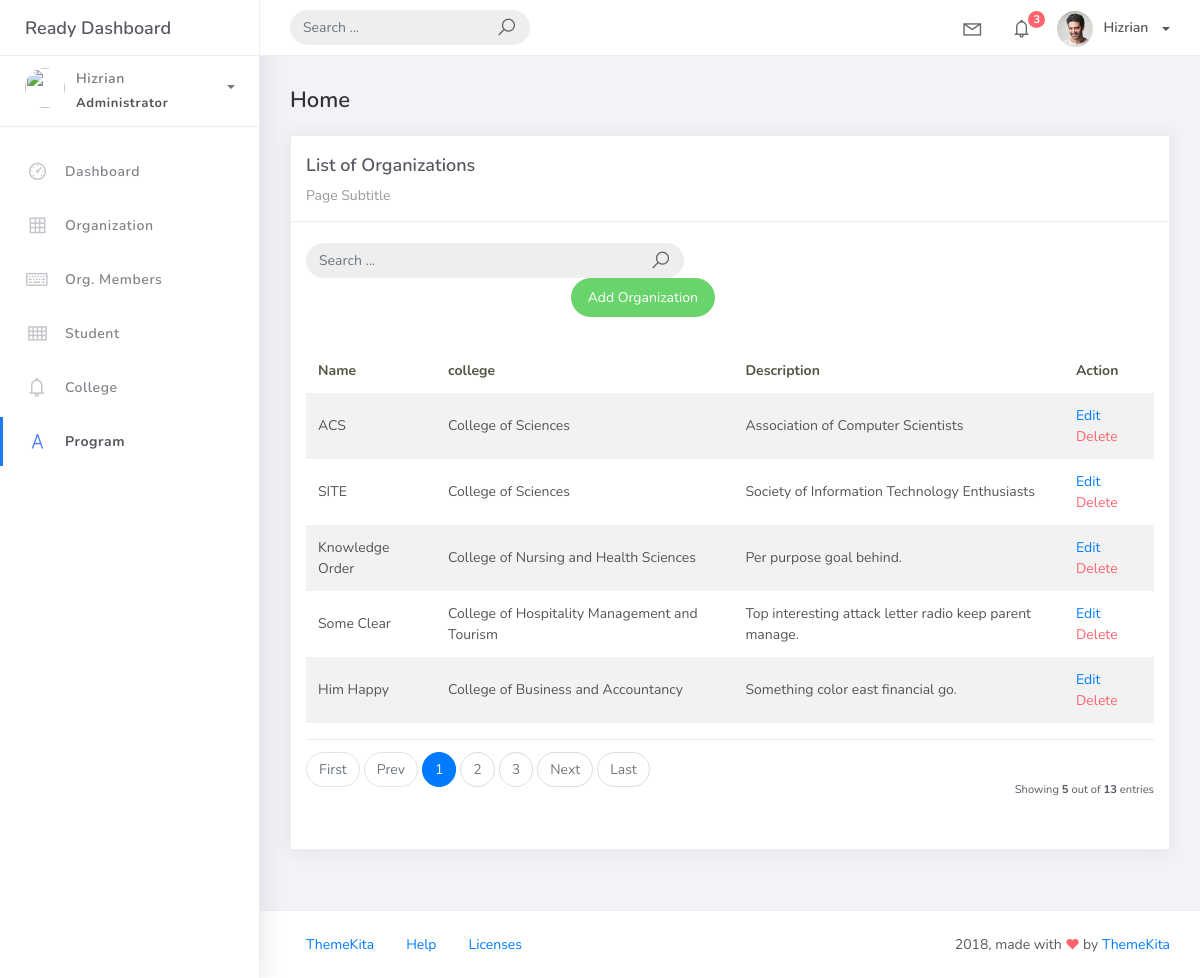
The page /organization_list on the database as committed earlier.
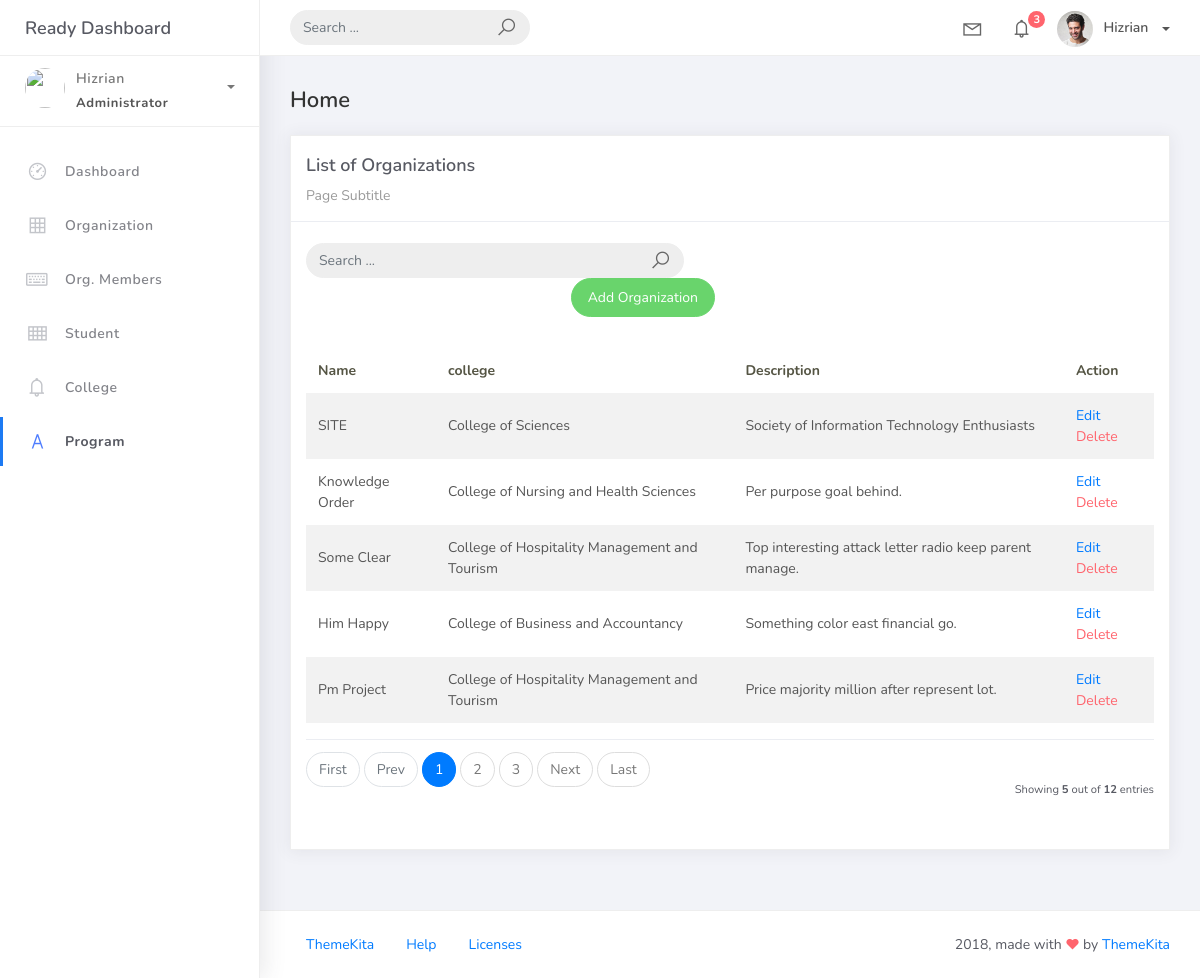
The same page on the database as committed later.
### studentorg/models.py (models this page shows, shortened)
class BaseModel(models. Model):
    created_at = models.DateTimeField(auto_now_add=True, db_index=True)
    updated_at = models.DateTimeField(auto_now=True)
    class Meta:
        abstract = True

class Organization(BaseModel):
    name = models.CharField(max_length=250)
    college = models.ForeignKey(
        College, null=True, blank=True, on_delete=models.CASCADE)
    description = models.CharField(max_length=500)

class College (BaseModel):
    college_name = models.CharField(max_length=150)
    def __str__(self):
        return self.college_name

### studentorg/views.py (the view)
# urls.py: path('organization_list', OrganizationList.as_view(), name='organization-list'),
class OrganizationList(ListView):
    model = Organization
    context_object_name = 'organization'
    template_name = 'org_list.html'
    paginate_by = 5

### templates/org_list.html
{% extends 'base.html' %} {% load static %} {% block content %}
 <div class="content">
   <div class="container-fluid">
     <h4 class="page-title">Home</h4>
     <div class="row">
       <div class="col-md-12">
         <div class="card">
           <div class="card-header">
             <div class="card-title">List of Organizations</div>
             <div class="card-category">Page Subtitle</div>
         </div>
         <br />
                        <div class="col-md-12 row">
                            <div class="col-md-6">
                                <form class="navbar-left navbar-form nav-search mr-md-3" action="{% url 'organization-list' %}">
                                    <div class="input-group">
                                        <input type="text" placeholder="Search ..." class="form-control" name="q" />
                                        <div class="input-group-append">
                                            <span class="input-group-text">
                                                <i class="la la-search search-icon"></i>
                                            </span>
                                        </div>
                                    </div>
                                </form>
                            </div>
                        </div>
                        <div class="col-md-6">
                            <div class="pull-right">
                                <a href="{% url 'organization-add' %}" class="btn btn-success btn-rounded">Add Organization</a>
                            </div>
                        </div>
         <div class="card-body">
           <table class="table table-striped mt-3">
             <thead>
               <tr>
                 <th scope="col">Name</th>
                 <th scope= "col">college</th>
                 <th scope= "col">Description</th>
                 <th scope="col">Action</th>
               </tr>
             </thead>
             <tbody>
               {% for object in object_list %}
               <tr>
                 <td>{{ object.name }}</td>
                 <td>{{ object.college }}</td>
                 <td> {{ object.description }}</td>
                 <td>
                    <a href="organization_list/{{ object.id }}">Edit</a>
                    <a href="organization_list/{{ object.id }}/delete" class="text-danger">Delete</a>
                </td>
               </tr>
               {% endfor %}
             </tbody>
           </table>
           {% include 'includes/pagination.html' %}
         </div>
       </div>
     </div>
   </div>
 </div>
</div>
{% endblock %}

### templates/base.html (shortened to what this page needs)
{% load static %}
<!DOCTYPE html>
<html>
<head>
	<link rel="stylesheet" href="{% static 'css/bootstrap.min.css' %}">
	<link rel="stylesheet" href="{% static 'css/ready.css' %}">
	<link rel="stylesheet" href="{% static 'css/demo.css' %}">
</head>
<body>
	<div class="wrapper">
		<div class="main-header">
			<div class="logo-header">
				<a href="index.html" class="logo">
					Ready Dashboard
				</a>
			</div>
			<nav class="navbar navbar-header navbar-expand-lg">
				<div class="container-fluid">
					<form class="navbar-left navbar-form nav-search mr-md-3" action="">
						<div class="input-group">
							<input type="text" placeholder="Search ..." class="form-control">
							<div class="input-group-append">
								<span class="input-group-text">
									<i class="la la-search search-icon"></i>
								</span>
							</div>
						</div>
					</form>
					<ul class="navbar-nav topbar-nav ml-md-auto align-items-center">
						<li class="nav-item dropdown hidden-caret">
							<a class="nav-link dropdown-toggle" href="#" id="navbarDropdown" role="button" data-toggle="dropdown" aria-haspopup="true" aria-expanded="false">
								<i class="la la-envelope"></i>
							</a>
						</li>
						<li class="nav-item dropdown hidden-caret">
							<a class="nav-link dropdown-toggle" href="#" id="navbarDropdown" role="button" data-toggle="dropdown" aria-haspopup="true" aria-expanded="false">
								<i class="la la-bell"></i>
								<span class="notification">3</span>
							</a>
						</li>
						<li class="nav-item dropdown">
							<a class="dropdown-toggle profile-pic" data-toggle="dropdown" href="#" aria-expanded="false"> <img src="{% static 'img/profile.jpg' %}" alt="user-img" width="36" class="img-circle"><span >Hizrian</span></span> </a>
							</li>
						</ul>
					</div>
				</nav>
			</div>
			<div class="sidebar">
				<div class="scrollbar-inner sidebar-wrapper">
					<div class="user">
						<div class="photo">
							<img src="{% static 'img/profile' %}">
						</div>
						<div class="info">
							<a class="" data-toggle="collapse" href="#collapseExample" aria-expanded="true">
								<span>
									Hizrian
									<span class="user-level">Administrator</span>
									<span class="caret"></span>
								</span>
							</a>
						</div>
					</div>
					<ul class="nav">
						<li class="nav-item">
							<a href="index.html">
								<i class="la la-dashboard"></i>
								<p>Dashboard</p>
							</a>
						</li>
						<li class="nav-item">
							<a href="{% url 'organization-list' %}">
								<i class="la la-table"></i>
								<p>Organization</p>
							</a>
						</li>
						<li class="nav-item">
							<a href="{% url 'orgmember-list' %}">
								<i class="la la-keyboard-o"></i>
								<p>Org. Members</p>
							</a>
						</li>
						<li class="nav-item">
							<a href="{% url 'student-list' %}">
								<i class="la la-th"></i>
								<p>Student</p>
							</a>
						</li>
						<li class="nav-item">
							<a href="{% url 'college-list' %}">
								<i class="la la-bell"></i>
								<p>College</p>
							</a>
						</li>
						<li class="nav-item active">
							<a href="{% url 'program-list' %}">
								<i class="la la-font"></i>
								<p>Program</p>
							</a>
						</li>
					</ul>
				</div>
			</div>
			<div class="main-panel">
			    {% block content %}
			    {% endblock %}
				<footer class="footer">
					<div class="container-fluid">
						<nav class="pull-left">
							<ul class="nav">
								<li class="nav-item">
									<a class="nav-link" href="http://www.themekita.com">
										ThemeKita
									</a>
								</li>
								<li class="nav-item">
									<a class="nav-link" href="#">
										Help
									</a>
								</li>
								<li class="nav-item">
									<a class="nav-link" href="https://themewagon.com/license/#free-item">
										Licenses
									</a>
								</li>
							</ul>
						</nav>
						<div class="copyright ml-auto">
							2018, made with <i class="la la-heart heart text-danger"></i> by <a href="http://www.themekita.com">ThemeKita</a>
						</div>
					</div>
				</footer>
			</div>
		</div>
</body>
</html>

### templates/includes/pagination.html (shortened to what this page needs)
{% if is_paginated %}
<div class="card-footer px-0 border-0 d-flex flex-column flex-lg-row align-items-center justify-content-between mt-3">
    <nav aria-label="Topics pagination" class="mb-4">
        <ul class="pagination">
            {% if page_obj.number > 1 %}
            <li class="page-item">
                <a class="page-link" href="?page=1">First</a>
            </li>
            {% else %}
            <li class="page-item disabled">
                <span class="page-link">First</span>
            </li>
            {% endif %} {% if page_obj.has_previous %}
            <li class="page-item">
                <a class="page-link" href="?page={{ page_obj.previous_page_number }}">Prev</a>
            </li>
            {% else %}
            <li class="page-item disabled">
                <span class="page-link">Prev</span>
            </li>
            {% endif %} {% for page_num in paginator.page_range %} {% if page_obj.number == page_num %}
            <li class="page-item active">
                <span class="page-link">
                    {{ page_num }}
                </span>
            </li>
            {% elif page_num > page_obj.number|add:'-3' and page_num < page_obj.number|add:'3' %}
            <li class="page-item">
                <a class="page-link" href="?page={{ page_num }}">{{ page_num }}</a>
            </li>
            {% endif %}
            {% endfor %}
            {% if page_obj.has_next %}
            <li class="page-item">
                <a class="page-link" href="?page={{ page_obj.next_page_number }}">Next</a>
            </li>
            {% else %}
            <li class="page-item disabled">
                <span class="page-link">Next</span>
            </li>
            {% endif %}
            {% if page_obj.number != paginator.num_pages %}
            <li class="page-item">
                <a class="page-link" href="?page={{ paginator.num_pages }}">Last</a>
            </li>
            {% else %}
            <li class="page-item disabled">
                <span class="page-link">Last</span>
            </li>
            {% endif %}
        </ul>
    </nav>
    <div class="fw-normal small mt-4 mt-lg-0">Showing <b>{{ object_list.count }}</b> out of <b>{{ paginator.count }}</b> entries</div>
</div>
{% endif %}

Rows that differ between the two databases and show on the page:
removed Organization: name "ACS", college "College of Sciences", description "Association of Computer Scientists"
now on this page (row unchanged): Organization: name "Pm Project", college "College of Hospitality Management and Tourism", description "Price majority million after represent lot."
Other text that changed with them:
{{ paginator.count }}: "13" → "12"
